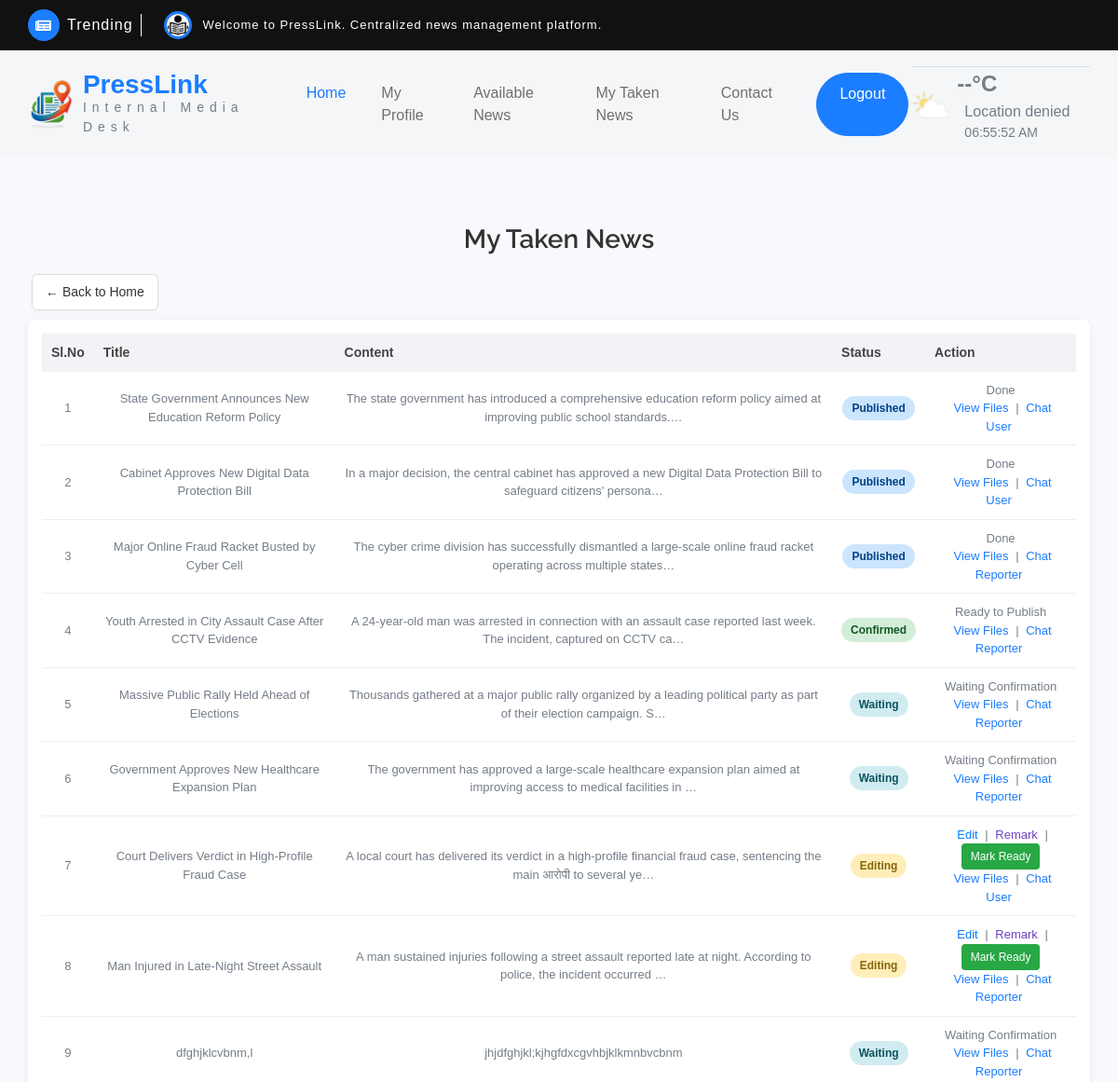
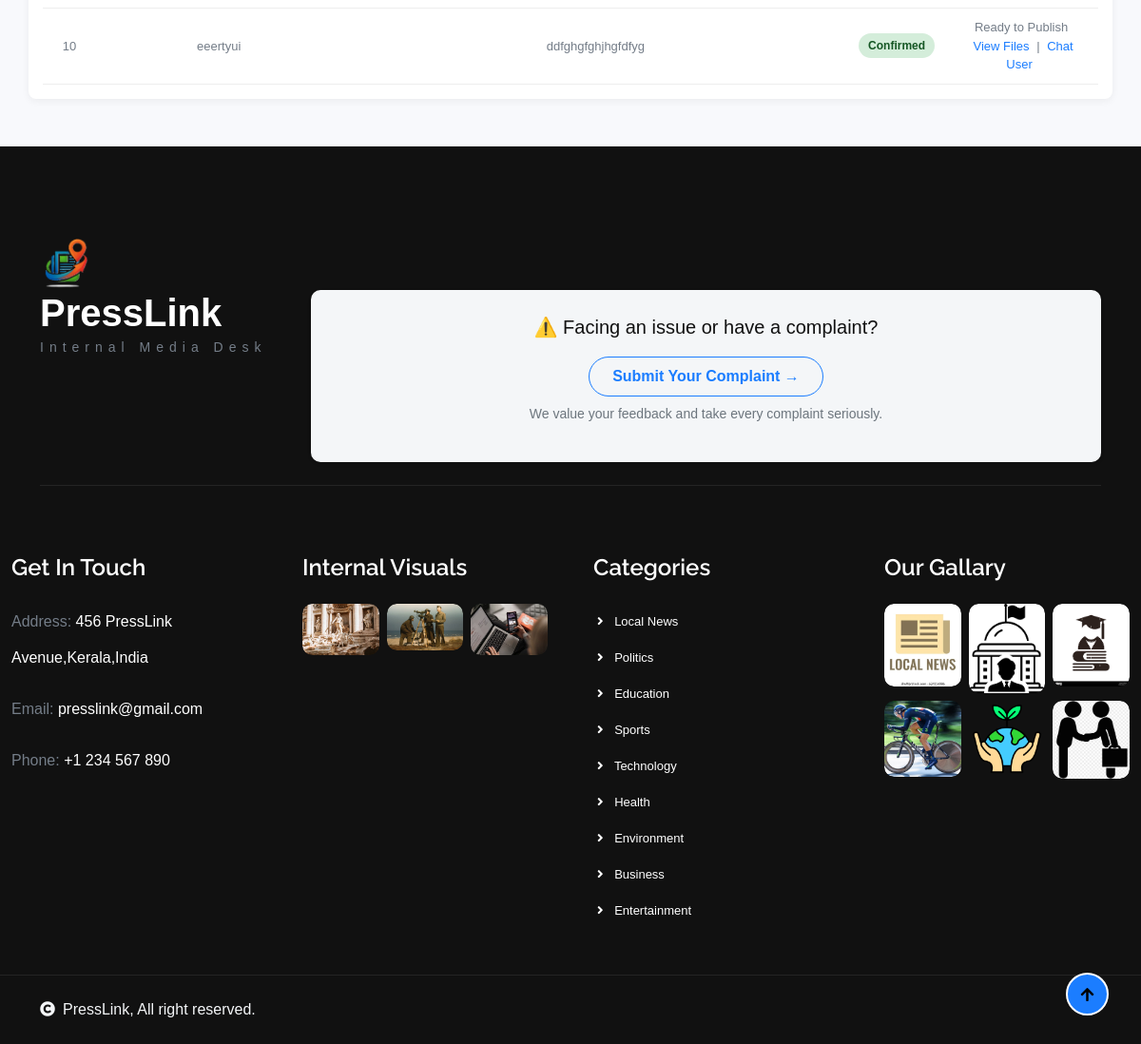
Page /Editor/MyTakenNews/ (signed in) on the committed database (2 pictures, top to bottom).
### Reporter/models.py (models this page shows)
class tbl_news(models.Model):
    news_title=models.CharField(max_length=50)
    news_content=models.CharField(max_length=50)
    news_image=models.FileField(upload_to="Assets/news/")
    news_date=models.DateField(auto_now_add=True)
    news_status=models.IntegerField(default=0)
    subcategory=models.ForeignKey(tbl_subcategory,on_delete=models.CASCADE,null=True)
    user=models.ForeignKey(tbl_user,on_delete=models.CASCADE,null=True)
    reporter=models.ForeignKey(tbl_reporter,on_delete=models.CASCADE,null=True)
    verifier=models.ForeignKey(tbl_verifier,on_delete=models.CASCADE,null=True)
    editor=models.ForeignKey('Admin.tbl_editor', on_delete=models.SET_NULL, null=True, blank=True)
    breaking = models.IntegerField(default=0)
    news_amount = models.IntegerField(null=True, blank=True)

### Editor/views.py (the view)
# urls.py: path('MyTakenNews/',views.MyTakenNews,name="MyTakenNews"),
def MyTakenNews(request):
    if "Eid" in request.session:
        editor = tbl_editor.objects.get(id=request.session["Eid"])
        NewsData = tbl_news.objects.filter(editor=editor).order_by('-news_date')
        return render(request, 'Editor/MyTakenNews.html', {"NewsData": NewsData})
    else:
        return redirect("Guest:Login")

### Editor/Templates/Editor/MyTakenNews.html (shortened to what this page needs)
{% extends 'Editor/Header.html' %}
{% block content %}
<h3>My Taken News</h3>
<div class="home-link-box" align="left">
    <a href="{% url 'Editor:Homepage' %}" class="home-link">← Back to Home</a>
</div>
<div class="table-box">
<table>
    <tr>
        <th>Sl.No</th>
        <th>Title</th>
        <th>Content</th>
        <th>Status</th>
        <th>Action</th>
    </tr>
    {% for i in NewsData %}
    <tr>
        <td>{{ forloop.counter }}</td>
        <td>{{ i.news_title }}</td>
        <td>{{ i.news_content|truncatechars:120 }}</td>
        <td>
            {% if i.news_status == 7 %}
                <span class="status editing">Editing</span>
            {% elif i.news_status == 8 %}
                <span class="status waiting">Waiting</span>
            {% elif i.news_status == 9 %}
                <span class="status confirmed">Confirmed</span>
            {% elif i.news_status == 10 %}
                <span class="status published">Published</span>
            {% else %}
                Status {{ i.news_status }}
            {% endif %}
        </td>
        <td>
            {% if i.news_status == 7 %}
                <a class="edit" href="{% url 'Editor:EditNews' i.id %}">Edit</a> |
                <a class="remark" href="{% url 'Editor:NewsUpdatesR' i.id %}">Remark</a> |
                <form method="post" action="{% url 'Editor:NewsUpdatesR' i.id %}" style="display:inline;">
                    <button type="submit">Mark Ready</button>
                </form>
            {% else %}
                {% if i.news_status == 8 %}
                    Waiting Confirmation
                {% elif i.news_status == 9 %}
                    Ready to Publish
                {% elif i.news_status == 10 %}
                    Done
                {% else %}
                    N/A
                {% endif %}
            {% endif %}
            <br>
            <a href="{% url 'Editor:ViewFiles' i.id %}">View Files</a>
            |
            {% if i.user %}
                <a href="{% url 'Editor:chatpage' i.user.id %}">Chat User</a>
            {% elif i.reporter %}
                <a href="{% url 'Editor:chatpager' i.reporter.id %}">Chat Reporter</a>
            {% else %}
                No chat target
            {% endif %}
        </td>
    </tr>
    {% empty %}
    <tr>
        <td colspan="5" class="empty">No taken news yet.</td>
    </tr>
    {% endfor %}
</table>
</div>
{% endblock %}

### Editor/Templates/Editor/MyTakenNews.html (style rules this page uses)
body { font-family: Arial, sans-serif; background: #f8f9fc; }
h3 { text-align: center; margin: 20px 0; color: #333; }
.table-box { width: 95%; margin: auto; background: #fff; padding: 15px; border-radius: 8px; box-shadow: 0 2px 8px rgba(0,0,0,0.06); }
table { width: 100%; border-collapse: collapse; }
th { background: #f1f3f6; padding: 10px; font-size: 14px; color: #444; }
td { padding: 10px; font-size: 13px; text-align: center; border-bottom: 1px solid #eee; }
.status { padding: 4px 10px; border-radius: 20px; font-size: 12px; font-weight: bold; display: inline-block; }
.editing { background: #ffeeba; color: #856404; }
.waiting { background: #d1ecf1; color: #0c5460; }
.confirmed { background: #d4edda; color: #155724; }
.published { background: #cce5ff; color: #004085; }
a { text-decoration: none; font-size: 13px; margin: 0 4px; }
.edit { color: #007bff; }
.remark { color: #6f42c1; }
button { background: #28a745; color: white; border: none; padding: 5px 10px; border-radius: 4px; cursor: pointer; font-size: 12px; }
.home-link-box { width: 95%; margin: 20px auto 10px auto; }
.home-link { display: inline-block; text-decoration: none; font-size: 14px; color: #333; background: #ffffff; border: 1px solid #ddd; padding: 8px 14px; border-radius: 6px; box-shadow: 0 1px 4px rgba(0,0,0,0.04); }

### rows in the picture
tbl_news: news_title "State Government Announces New Education Reform Policy", news_content "The state government has introduced a comprehensive education reform policy aimed at improving public school standards.…", news_status "Published", shows "Chat User"
tbl_news: news_title "Cabinet Approves New Digital Data Protection Bill", news_content "In a major decision, the central cabinet has approved a new Digital Data Protection Bill to safeguard citizens' persona…", news_status "Published", shows "Chat User"
tbl_news: news_title "Major Online Fraud Racket Busted by Cyber Cell", news_content "The cyber crime division has successfully dismantled a large-scale online fraud racket operating across multiple states…", news_status "Published", shows "Chat Reporter"
tbl_news: news_title "Youth Arrested in City Assault Case After CCTV Evidence", news_content "A 24-year-old man was arrested in connection with an assault case reported last week. The incident, captured on CCTV ca…", news_status "Confirmed", shows "Chat Reporter"
tbl_news: news_title "Massive Public Rally Held Ahead of Elections", news_content "Thousands gathered at a major public rally organized by a leading political party as part of their election campaign. S…", news_status "Waiting", shows "Chat Reporter"
tbl_news: news_title "Government Approves New Healthcare Expansion Plan", news_content "The government has approved a large-scale healthcare expansion plan aimed at improving access to medical facilities in …", news_status "Waiting", shows "Chat Reporter"
tbl_news: news_title "Court Delivers Verdict in High-Profile Fraud Case", news_content "A local court has delivered its verdict in a high-profile financial fraud case, sentencing the main आरोपी to several ye…", news_status "Editing", shows "Chat User"
tbl_news: news_title "Man Injured in Late-Night Street Assault", news_content "A man sustained injuries following a street assault reported late at night. According to police, the incident occurred …", news_status "Editing", shows "Chat Reporter"
tbl_news: news_title "dfghjklcvbnm,l", news_content "jhjdfghjkl;kjhgfdxcgvhbjklkmnbvcbnm", news_status "Waiting", shows "Chat Reporter"
tbl_news: news_title "eeertyui", news_content "ddfghgfghjhgfdfyg", news_status "Confirmed", shows "Chat User"
